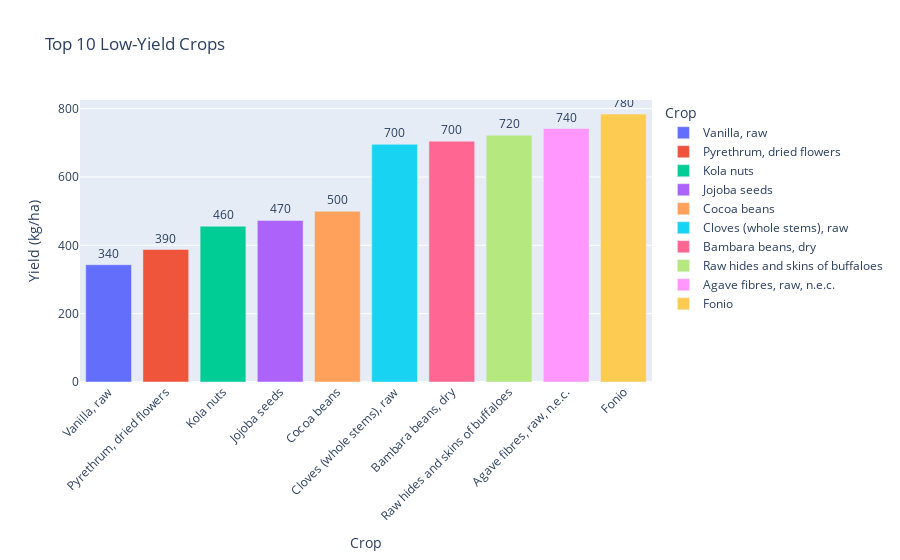

Write notebook code for a chart like this one.
### Code cell
# Create bar chart
fig = px.bar(
    bottom_crops,
    x='Item',
    y='Yield (kg/ha)',
    title='Top 10 Low-Yield Crops',
    text='Yield (kg/ha)',
    labels={'Item': 'Crop'},
    color='Item'  # Optional: color bars by crop name
)

# Customize layout
fig.update_traces(texttemplate='%{text:.2s}', textposition='outside')
fig.update_layout(
    xaxis_tickangle=-45
)

fig.show()

### Figure 1 — Plotly figure (JSON) as saved in the notebook; plotly's stock layout.template omitted (floating-point values rounded to 4 significant figures)
{"data": [{"hovertemplate": "Crop=%{x}<br>Yield (kg/ha)=%{text}<extra></extra>", "legendgroup": "Vanilla, raw", "marker": {"color": "#636efa", "pattern": {"shape": ""}}, "name": "Vanilla, raw", "orientation": "v", "showlegend": true, "text": [343.2], "textposition": "outside", "texttemplate": "%{text:.2s}", "type": "bar", "x": ["Vanilla, raw"], "xaxis": "x", "y": [343.2], "yaxis": "y"}, {"hovertemplate": "Crop=%{x}<br>Yield (kg/ha)=%{text}<extra></extra>", "legendgroup": "Pyrethrum, dried flowers", "marker": {"color": "#EF553B", "pattern": {"shape": ""}}, "name": "Pyrethrum, dried flowers", "orientation": "v", "showlegend": true, "text": [387.8], "textposition": "outside", "texttemplate": "%{text:.2s}", "type": "bar", "x": ["Pyrethrum, dried flowers"], "xaxis": "x", "y": [387.8], "yaxis": "y"}, {"hovertemplate": "Crop=%{x}<br>Yield (kg/ha)=%{text}<extra></extra>", "legendgroup": "Kola nuts", "marker": {"color": "#00cc96", "pattern": {"shape": ""}}, "name": "Kola nuts", "orientation": "v", "showlegend": true, "text": [455.9], "textposition": "outside", "texttemplate": "%{text:.2s}", "type": "bar", "x": ["Kola nuts"], "xaxis": "x", "y": [455.9], "yaxis": "y"}, {"hovertemplate": "Crop=%{x}<br>Yield (kg/ha)=%{text}<extra></extra>", "legendgroup": "Jojoba seeds", "marker": {"color": "#ab63fa", "pattern": {"shape": ""}}, "name": "Jojoba seeds", "orientation": "v", "showlegend": true, "text": [472.7], "textposition": "outside", "texttemplate": "%{text:.2s}", "type": "bar", "x": ["Jojoba seeds"], "xaxis": "x", "y": [472.7], "yaxis": "y"}, {"hovertemplate": "Crop=%{x}<br>Yield (kg/ha)=%{text}<extra></extra>", "legendgroup": "Cocoa beans", "marker": {"color": "#FFA15A", "pattern": {"shape": ""}}, "name": "Cocoa beans", "orientation": "v", "showlegend": true, "text": [499.5], "textposition": "outside", "texttemplate": "%{text:.2s}", "type": "bar", "x": ["Cocoa beans"], "xaxis": "x", "y": [499.5], "yaxis": "y"}, {"hovertemplate": "Crop=%{x}<br>Yield (kg/ha)=%{text}<extra></extra>", "legendgroup": "Cloves (whole stems), raw", "marker": {"color": "#19d3f3", "pattern": {"shape": ""}}, "name": "Cloves (whole stems), raw", "orientation": "v", "showlegend": true, "text": [695.5], "textposition": "outside", "texttemplate": "%{text:.2s}", "type": "bar", "x": ["Cloves (whole stems), raw"], "xaxis": "x", "y": [695.5], "yaxis": "y"}, {"hovertemplate": "Crop=%{x}<br>Yield (kg/ha)=%{text}<extra></extra>", "legendgroup": "Bambara beans, dry", "marker": {"color": "#FF6692", "pattern": {"shape": ""}}, "name": "Bambara beans, dry", "orientation": "v", "showlegend": true, "text": [704.8], "textposition": "outside", "texttemplate": "%{text:.2s}", "type": "bar", "x": ["Bambara beans, dry"], "xaxis": "x", "y": [704.8], "yaxis": "y"}, {"hovertemplate": "Crop=%{x}<br>Yield (kg/ha)=%{text}<extra></extra>", "legendgroup": "Raw hides and skins of buffaloes", "marker": {"color": "#B6E880", "pattern": {"shape": ""}}, "name": "Raw hides and skins of buffaloes", "orientation": "v", "showlegend": true, "text": [722.1], "textposition": "outside", "texttemplate": "%{text:.2s}", "type": "bar", "x": ["Raw hides and skins of buffaloes"], "xaxis": "x", "y": [722.1], "yaxis": "y"}, {"hovertemplate": "Crop=%{x}<br>Yield (kg/ha)=%{text}<extra></extra>", "legendgroup": "Agave fibres, raw, n.e.c.", "marker": {"color": "#FF97FF", "pattern": {"shape": ""}}, "name": "Agave fibres, raw, n.e.c.", "orientation": "v", "showlegend": true, "text": [741.8], "textposition": "outside", "texttemplate": "%{text:.2s}", "type": "bar", "x": ["Agave fibres, raw, n.e.c."], "xaxis": "x", "y": [741.8], "yaxis": "y"}, {"hovertemplate": "Crop=%{x}<br>Yield (kg/ha)=%{text}<extra></extra>", "legendgroup": "Fonio", "marker": {"color": "#FECB52", "pattern": {"shape": ""}}, "name": "Fonio", "orientation": "v", "showlegend": true, "text": [784.0], "textposition": "outside", "texttemplate": "%{text:.2s}", "type": "bar", "x": ["Fonio"], "xaxis": "x", "y": [784.0], "yaxis": "y"}], "layout": {"barmode": "relative", "legend": {"title": {"text": "Crop"}, "tracegroupgap": 0}, "title": {"text": "Top 10 Low-Yield Crops"}, "xaxis": {"anchor": "y", "categoryarray": ["Vanilla, raw", "Pyrethrum, dried flowers", "Kola nuts", "Jojoba seeds", "Cocoa beans", "Cloves (whole stems), raw", "Bambara beans, dry", "Raw hides and skins of buffaloes", "Agave fibres, raw, n.e.c.", "Fonio"], "categoryorder": "array", "domain": [0, 1], "tickangle": -45, "title": {"text": "Crop"}}, "yaxis": {"anchor": "x", "domain": [0, 1], "title": {"text": "Yield (kg/ha)"}}}}
